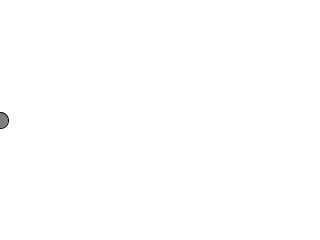
Frame 1 (no input)
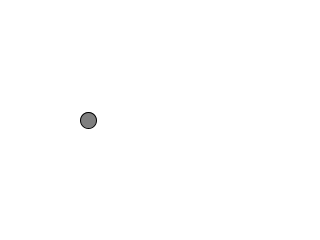
Frame 60 (the mouse pressed at the canvas centre just before this capture)
Frame 120 (the mouse held since frame 60 and released just before this capture): identical to frame 60, image omitted

The Processing sketch that drew these frames (run headless with seeded random() and noise(); from frame 60 on, the mouse is pressed at the canvas centre):

// Processing sketch: moving_ball2
// ── moving_ball2.pde

float x;

void setup() {
  size(320, 240);
  x = 0;
}

void draw() {
  background(255);
  fill(127);
  stroke(0);
  ellipse(x,height/2, 16, 16);
  x = x + 1.5;
}

void mousePressed() {
  x= 0;
}
